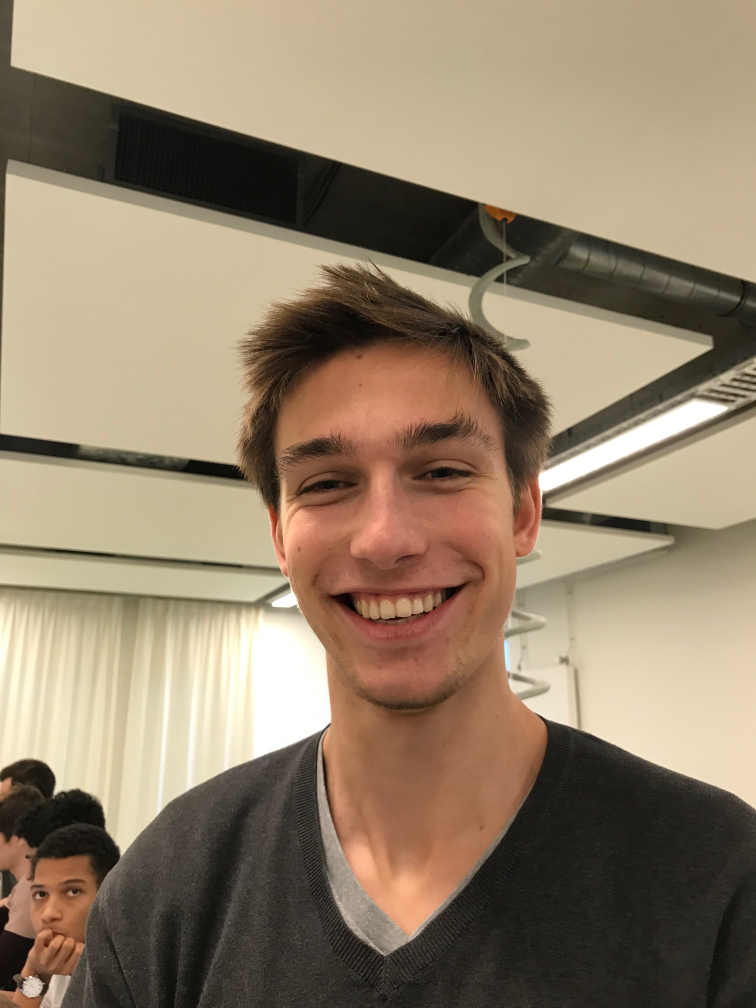
#> input picture Data/database/test/Alexis/Alexis1.JPG, 3024 x 4032 px, given in place of the camera (shown at 1/4 size)
$ python gesture_detector.py   (older library calls are emulated)
#> lines starting #> are read from the running program, lines starting #| are printed output that depends on the picture; after the words box and inside, x2 and y2 are one past the last pixel; in counts of white or black regions, pixels touching at a corner belong together
#> further down, frame is the input picture: shape (4032, 3024, 3); mean B, G, R 106.8, 129.2, 147.4
import cv2
import numpy as np
import math
import imutils
import argparse

print('Hello')

cap = cv2.VideoCapture(0)


lower = np.array([0, 48, 80], dtype = "uint8")       #Define the range of colors that seems to be skin color
upper = np.array([20, 255, 255], dtype = "uint8")

def skin_detector(grabbed,frame): #define a function to blur the "non-skin" pixels
#> called with grabbed = True
    frame = imutils.resize(frame, width = 400)
#> frame: shape (533, 400, 3)
    converted = cv2.cvtColor(frame, cv2.COLOR_BGR2HSV)
#> converted: shape (533, 400, 3); mean H, S, V 19.1, 71.1, 147.4
    skinMask = cv2.inRange(converted, lower, upper)
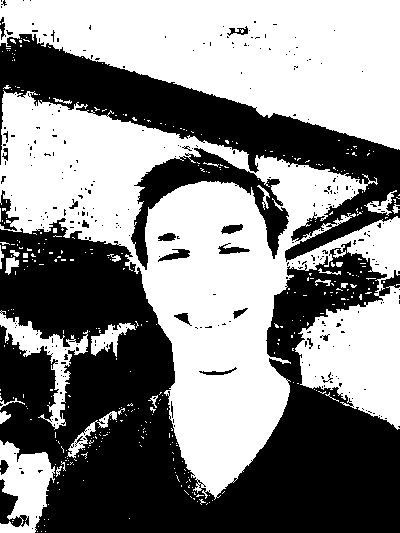
#> skinMask: shape (533, 400); 53.2% white; 316 black regions (292 under 20 px), largest, box (x1, y1, x2, y2) and area: (0, 218, 400, 533) 69212, (0, 34, 400, 262) 22310, (131, 148, 289, 270) 5054
    kernel = cv2.getStructuringElement(cv2.MORPH_ELLIPSE, (11, 11))
    skinMask = cv2.erode(skinMask, kernel, iterations = 2)
#> skinMask: shape (533, 400); 23.9% white; 15 white regions (5 under 20 px), largest, box (x1, y1, x2, y2) and area: (13, 0, 400, 140) 23715, (152, 191, 279, 482) 16548, (319, 310, 400, 416) 4100
    skinMask = cv2.dilate(skinMask, kernel, iterations = 2)
#> skinMask: shape (533, 400); 41.7% white; 7 white regions, largest, box (x1, y1, x2, y2) and area: (3, 0, 400, 150) 34465, (142, 181, 289, 492) 29800, (3, 95, 167, 225) 13228
    skinMask = cv2.GaussianBlur(skinMask, (3, 3), 0)
    skin = cv2.bitwise_and(frame, frame, mask = skinMask)
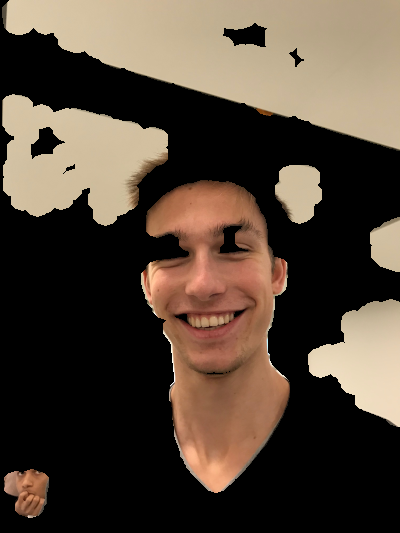
#> skin: shape (533, 400, 3); mean of channels 0, 1, 2 55.6, 68.4, 81.9; drawn as B, G, R
    new_frame = np.hstack([frame, skin])
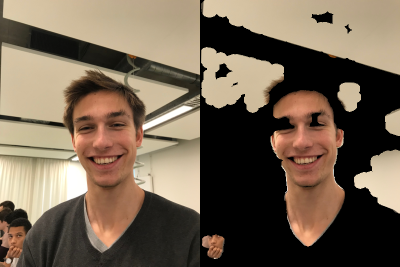
#> new_frame: shape (533, 800, 3) (shown at 1/2 size); mean of channels 0, 1, 2 81.2, 98.8, 114.6; drawn as B, G, R
    return ret, new_frame

#Counts the time when someone closes his hand
picture_frames = 0

#Counts the number of pictures taken
picture_taken =  0

#Counts the frames
frames_number =0

#"Date" of the last picture
last_picture = 0

while(1):
          #therefore this try error statement
    ret, frame = cap.read()
    ret, frame = skin_detector(ret,frame)
#> ret = True
    frame=cv2.flip(frame,1)
#> frame: shape (533, 800, 3)
    kernel = np.ones((3,3),np.uint8)

    #define region of interest
    roi=frame[100:300, 100:300]

    frames_number +=1

    cv2.rectangle(frame,(100,100),(300,300),(0,255,0),0)
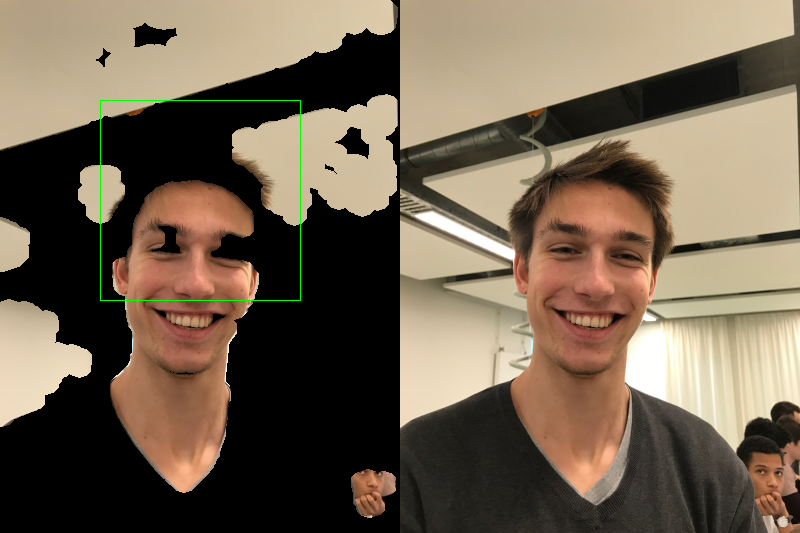
#> frame: shape (533, 800, 3); mean of channels 0, 1, 2 81.1, 99.1, 114.5; drawn as B, G, R
    hsv = cv2.cvtColor(roi, cv2.COLOR_BGR2HSV)
#> hsv: shape (200, 200, 3); mean H, S, V 6.9, 57.6, 89
#> roi: shape (200, 200, 3); mean of channels 0, 1, 2 50.4, 66.9, 86.5


    # define range of skin color in HSV
    lower_skin = np.array([0,20,70], dtype=np.uint8)
    upper_skin = np.array([20,255,255], dtype=np.uint8)

     #extract skin colur imagw
    mask = cv2.inRange(hsv, lower_skin, upper_skin)
#> mask: shape (200, 200); 48.4% white; 4 white regions, box (x1, y1, x2, y2) and area: (12, 81, 159, 200) 12709, (132, 15, 200, 126) 4939, (1, 65, 25, 124) 1024, (1, 1, 65, 19) 683


    #extrapolate the hand to fill dark spots within
    mask = cv2.dilate(mask,kernel,iterations = 4)
#> mask: shape (200, 200); 59.7% white; 2 black regions

    #blur the image
    mask = cv2.GaussianBlur(mask,(5,5),100)
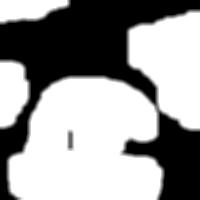
#> mask: shape (200, 200); min 0, max 255, mean 152.1


    #find contours
    _,contours,hierarchy= cv2.findContours(mask,cv2.RETR_TREE,cv2.CHAIN_APPROX_SIMPLE)
#> contours = 3 contours; box (x1, y1, x2, y2) and area: (6, 9, 200, 200) 22289, (0, 59, 31, 130) 1728, (0, 0, 71, 25) 1252

   #find contour of max area(hand)
    cnt = max(contours, key = lambda x: cv2.contourArea(x))
#> cnt = contour of 200 points, box (x1, y1, x2, y2) (6, 9, 200, 200), area 22289

    #approx the contour a little
    epsilon = 0.0005*cv2.arcLength(cnt,True)
#> epsilon = 0.451
    approx= cv2.approxPolyDP(cnt,epsilon,True)
#> approx = contour of 133 points, box (x1, y1, x2, y2) (6, 9, 200, 200), area 22296


    #make convex hull around hand
    hull = cv2.convexHull(cnt)
#> hull = contour of 17 points, box (x1, y1, x2, y2) (6, 9, 200, 200), area 26728

     #define area of hull and area of hand
    areahull = cv2.contourArea(hull)
#> areahull = 26727.5
    areacnt = cv2.contourArea(cnt)
#> areacnt = 22289

    #find the percentage of area not covered by hand in convex hull
    arearatio=((areahull-areacnt)/areacnt)*100
#> arearatio = 19.91

     #find the defects in convex hull with respect to hand
    hull = cv2.convexHull(approx, returnPoints=False)
#> hull = [132, 89, 88, 87, 85, 83, 81, 80, 61, 58, 55, 15, 13, 6, 1, 0]
    defects = cv2.convexityDefects(approx, hull)
#> defects = [[1, 6, 3, 668], [6, 13, 12, 897], [13, 15, 14, 190], [15, 55, 31, 19736], [55, 58, 57, 328], [58, 61, 59, 181], [61, 80, 75, 2633], [81, 83, 82, 226], [83, 85, 84, 186], [85, 87, 86, 284], [89, 132, 108, 14324]]

    # l = no. of defects
    l=0

    #code for finding no. of defects due to fingers
    for i in range(defects.shape[0]):
        s,e,f,d = defects[i,0]
        start = tuple(approx[s][0])
        end = tuple(approx[e][0])
        far = tuple(approx[f][0])
        pt= (100,180)


        # find length of all sides of triangle
        a = math.sqrt((end[0] - start[0])**2 + (end[1] - start[1])**2)
        b = math.sqrt((far[0] - start[0])**2 + (far[1] - start[1])**2)
        c = math.sqrt((end[0] - far[0])**2 + (end[1] - far[1])**2)
        s = (a+b+c)/2
        ar = math.sqrt(s*(s-a)*(s-b)*(s-c))

        #distance between point and convex hull
        d=(2*ar)/a

        # apply cosine rule here
        angle = math.acos((b**2 + c**2 - a**2)/(2*b*c)) * 57


        # ignore angles > 90 and ignore points very close to convex hull(they generally come due to noise)
        if angle <= 90 and d>30:
            l += 1
            cv2.circle(roi, far, 3, [255,0,0], -1)   #draw lines around hand
            cv2.line(roi,start, end, [0,255,0], 2)
#> this loop made 11 passes
#> (e, f, start, end, far, a) on passes 1 to 7: (6, 3, (186, 9), (163, 15), (181, 13), 23.77), (13, 12, (163, 15), (138, 22), (151, 22), 25.96), (15, 14, (138, 22), (128, 26), (130, 26), 10.77), (55, 31, (128, 26), (50, 81), (154, 102), 95.44), (58, 57, (50, 81), (44, 86), (46, 86), 7.81), (61, 59, (44, 86), (39, 91), (44, 87), 7.07), (80, 75, (39, 91), (6, 157), (22, 148), 73.79)
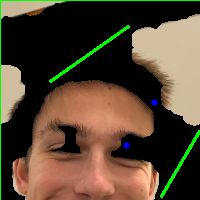
#> roi: shape (200, 200, 3); mean of channels 0, 1, 2 50.8, 70.6, 86.5; drawn as B, G, R
#> after the loop, l = 2


    l+=1
#> l = 3

        #print corresponding gestures which are in their ranges
    font = cv2.FONT_HERSHEY_SIMPLEX
#> font = 0
    cv2.putText(frame,'Pictures taken : {}'.format(picture_taken),(500,250), font, 1, (255,255,0), 3, cv2.LINE_AA) #Shows the number of pictures taken
    if l==1:
            if areacnt<2000:
                cv2.putText(frame,'Put hand in the box',(0,50), font, 2, (0,0,255), 3, cv2.LINE_AA)#Tells the user to put his hand in the box
            else:
                if arearatio<12: #first case of recognizing a closed fist
                    picture_frames += 1 #implement in order to see how much time the fist is closed
                    if frames_number-last_picture>100 and picture_taken >50 : #if the fist is closed long enough and the last picture is old, it takes a picture
                        cv2.putText(frame,'Picture taken',(0,50), font, 2, (0,0,255), 3, cv2.LINE_AA)
                        picture_taken +=1
                        picture_frames = 0 #Reset
                        last_picture = frames_number #memorize the frame number of the last picture
                    else:
                        cv2.putText(frame,'Take a picture',(0,50), font, 2, (0,0,255), 3, cv2.LINE_AA)
                elif arearatio<17.5: #second case of recognizing a closed fist
                    picture_frames += 1
                    if frames_number-last_picture>100 and picture_frames >50 :
                        cv2.putText(frame,'Picture taken',(0,50), font, 2, (0,0,255), 3, cv2.LINE_AA)
                        picture_frames = 0
                        picture_taken += 1
                        last_picture = frames_number
                    else :
                        cv2.putText(frame,'Take a picture',(0,50), font, 2, (0,0,255), 3, cv2.LINE_AA)

    elif l==2: #The hand seems to be open
            cv2.putText(frame,'Say Hello',(0,50), font, 2, (0,0,255), 3, cv2.LINE_AA)
            if picture_frames >0 :
                picture_frames -= 1 #decrease to reset continuously

    elif l==3: #The hand seems to be open
              if arearatio<27:
                    cv2.putText(frame,'Say Hello',(0,50), font, 2, (0,0,255), 3, cv2.LINE_AA)
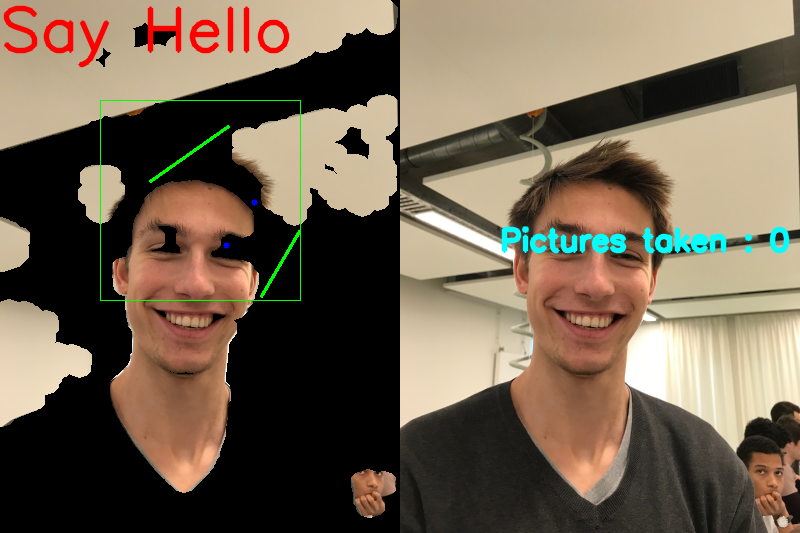
#> frame: shape (533, 800, 3); mean of channels 0, 1, 2 81.3, 99.2, 114.2; drawn as B, G, R
                    if picture_frames > 0:
                        picture_frames -=1
              # [8 lines of commented-out code are left out]

    elif l==6:
            cv2.putText(frame,'reposition',(0,50), font, 2, (0,0,255), 3, cv2.LINE_AA)

    else :
            cv2.putText(frame,'reposition',(10,50), font, 2, (0,0,255), 3, cv2.LINE_AA)

        #show the windows
    #cv2.imshow('mask',mask)
    cv2.imshow('frame',frame)
    k = cv2.waitKey(5) & 0xFF
#> (key Esc is pressed here)
          #Ends the program if the user press "Escape"
    if k == 27:
        break

cv2.destroyAllWindows()
cap.release()

$ run again, on Data/database/test/Alexis/Alexis2.JPG
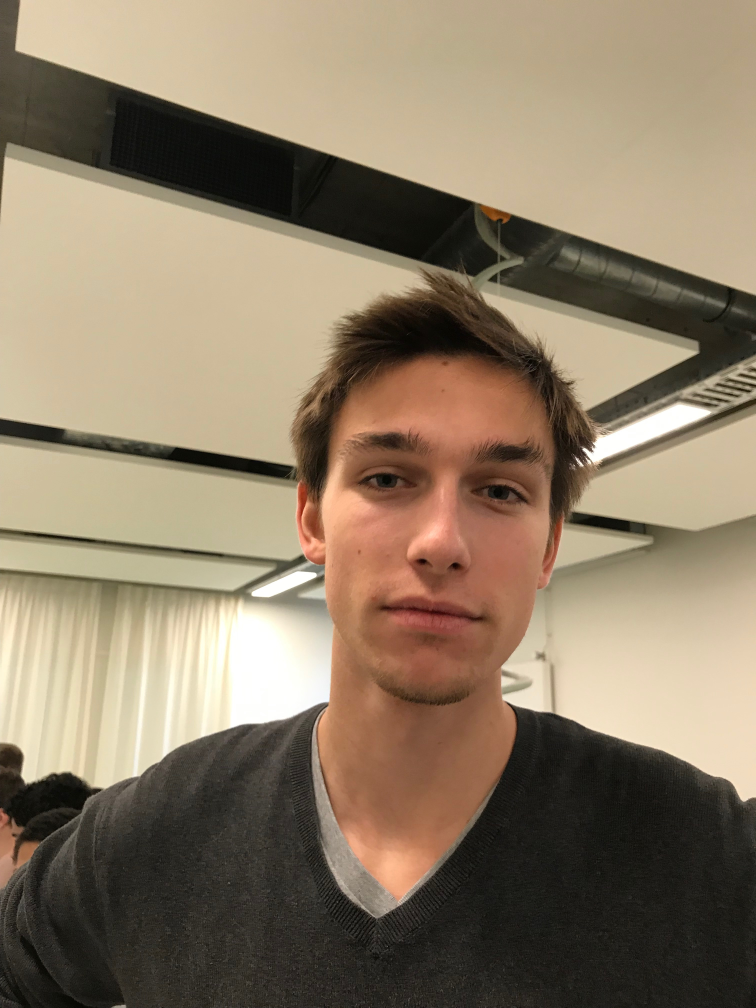
#> input picture Data/database/test/Alexis/Alexis2.JPG, 3024 x 4032 px, given in place of the camera (shown at 1/4 size)
#> frame is the input picture: shape (4032, 3024, 3); mean B, G, R 102.8, 124.4, 140.7
#> converted: shape (533, 400, 3); mean H, S, V 19.9, 68.8, 140.8
#> in skin_detector, `skinMask = cv2.inRange(converted, lower, upper)`:
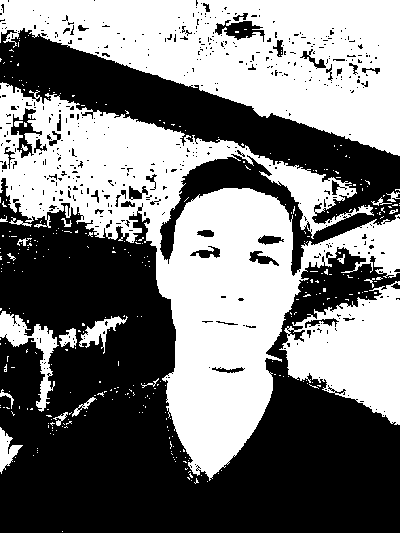
#> skinMask: shape (533, 400); 48% white; 345 white regions (322 under 20 px), largest, box (x1, y1, x2, y2) and area: (0, 82, 400, 481) 53482, (0, 0, 400, 156) 34328, (279, 281, 400, 425) 9936
#> ret = True
#> hsv: shape (200, 200, 3); mean H, S, V 6, 51.4, 78.8
#> contours = 3 contours; box (x1, y1, x2, y2) and area: (0, 60, 150, 200) 16054, (109, 10, 200, 79) 5097, (0, 0, 73, 29) 1354
#> cnt = contour of 94 points, box (x1, y1, x2, y2) (0, 60, 150, 200), area 16054
#> epsilon = 0.282
#> approx = contour of 88 points, box (x1, y1, x2, y2) (0, 60, 150, 200), area 16054
#> `hull = cv2.convexHull(cnt)`: hull = contour of 14 points, box (x1, y1, x2, y2) (0, 60, 150, 200), area 17065
#> areahull = 17065
#> areacnt = 16053.5
#> arearatio = 6.3
#> `hull = cv2.convexHull(approx, returnPoints=False)`: hull = [87, 85, 63, 57, 53, 52, 46, 28, 27, 25, 21, 20, 19, 0]
#> defects = [[0, 19, 3, 1280], [21, 25, 22, 211], [25, 27, 26, 210], [28, 46, 39, 2442], [46, 52, 51, 485], [53, 57, 56, 213], [57, 63, 60, 297], [63, 85, 82, 5897], [85, 87, 86, 162]]
#> the loop `for i in range(defects.shape[0]):` made 9 passes
#> (e, f, start, end, far, a) on passes 1 to 7: (19, 3, (0, 60), (0, 199), (5, 110), 139), (25, 22, (146, 198), (148, 191), (146, 195), 7.28), (27, 26, (148, 191), (149, 185), (148, 186), 6.08), (46, 39, (149, 161), (129, 113), (132, 145), 52), (52, 51, (129, 113), (122, 100), (122, 104), 14.76), (57, 56, (118, 96), (112, 92), (115, 95), 7.21), (63, 60, (112, 92), (101, 87), (107, 91), 12.08)
#> after the loop `for i in range(defects.shape[0]):`: l = 0
#> `l+=1`: l = 1
#> font = 0
#> `cv2.putText(frame,'Take a picture',(0,50), font, 2, (0,0,255), 3, cv2...`:
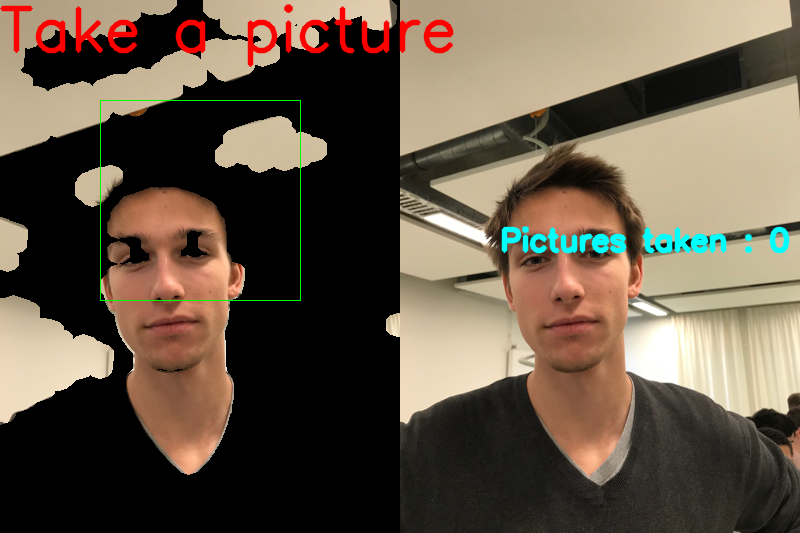
#> frame: shape (533, 800, 3); mean of channels 0, 1, 2 71.7, 87.3, 101.1; drawn as B, G, R

$ run again, on Data/database/test/Alexis/Alexis3.JPG
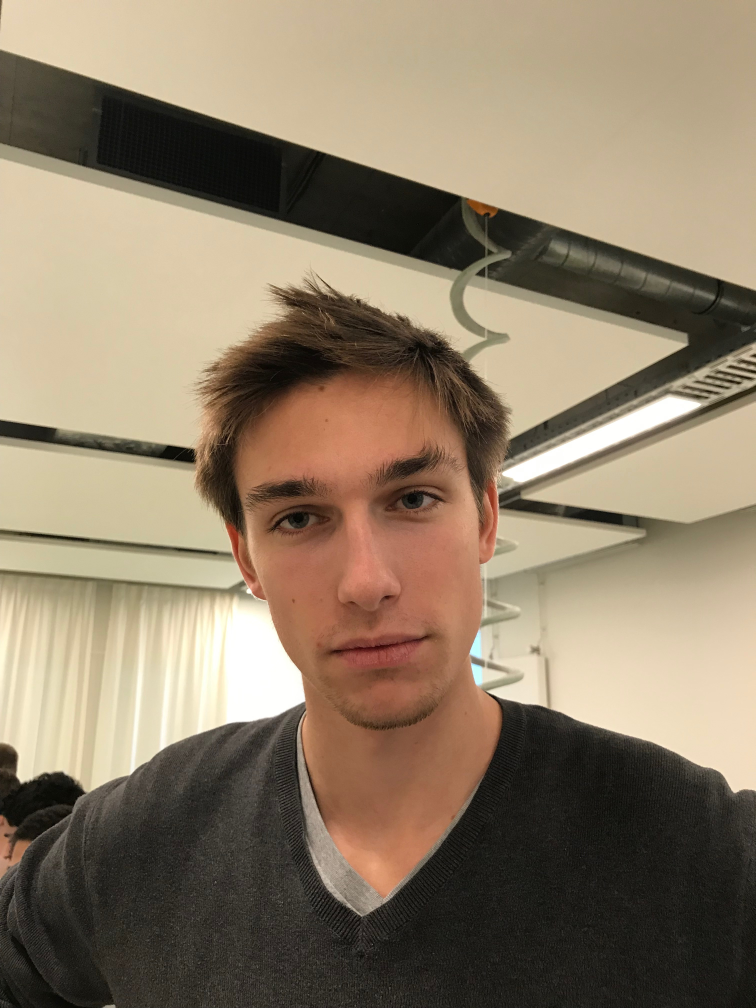
#> input picture Data/database/test/Alexis/Alexis3.JPG, 3024 x 4032 px, given in place of the camera (shown at 1/4 size)
#> frame is the input picture: shape (4032, 3024, 3); mean B, G, R 104.3, 125.9, 142.1
#> converted: shape (533, 400, 3); mean H, S, V 19.8, 67.6, 142.1
#> ret = True
#> hsv: shape (200, 200, 3); mean H, S, V 5.9, 48.8, 75.2
#> contours = 5 contours; box (x1, y1, x2, y2) and area: (29, 89, 200, 200) 14818, (138, 12, 200, 94) 4078, (0, 54, 36, 125) 2136, (0, 0, 70, 26) 1286, (79, 150, 88, 162) 70
#> cnt = contour of 143 points, box (x1, y1, x2, y2) (29, 89, 200, 200), area 14818
#> epsilon = 0.315
#> approx = contour of 131 points, box (x1, y1, x2, y2) (29, 89, 200, 200), area 14818
#> `hull = cv2.convexHull(cnt)`: hull = contour of 18 points, box (x1, y1, x2, y2) (29, 89, 200, 200), area 16340
#> areahull = 16339.5
#> areacnt = 14818.5
#> arearatio = 10.26
#> `hull = cv2.convexHull(approx, returnPoints=False)`: hull = 18 values, max 111 at index 0, min 0 at index 17, mean 53.28
#> defects = [[111, 0, 124, 2603], [1, 3, 2, 229], [3, 5, 4, 285], [8, 48, 19, 12418], [50, 89, 58, 4839], [89, 91, 90, 234], [92, 94, 93, 162], [94, 98, 97, 202], [98, 100, 99, 114], [100, 107, 104, 256], [107, 111, 109, 181]]
#> the loop `for i in range(defects.shape[0]):` made 11 passes
#> (e, f, start, end, far, a) on passes 1 to 6: (0, 124, (57, 104), (29, 163), (45, 153), 65.31), (3, 2, (29, 183), (30, 193), (30, 184), 10.05), (5, 4, (30, 193), (32, 198), (32, 195), 5.39), (48, 19, (183, 198), (199, 134), (141, 166), 65.97), (89, 58, (198, 99), (124, 90), (173, 115), 74.55), (91, 90, (124, 90), (112, 89), (113, 90), 12.04)
#> after the loop `for i in range(defects.shape[0]):`:
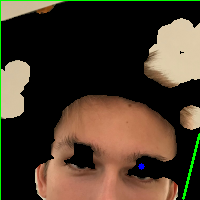
#> roi: shape (200, 200, 3); mean of channels 0, 1, 2 42.5, 58.1, 72.7; drawn as B, G, R
#> after the loop `for i in range(defects.shape[0]):`: l = 1
#> `l+=1`: l = 2
#> font = 0
#> `cv2.putText(frame,'Say Hello',(0,50), font, 2, (0,0,255), 3, cv2.LINE_..`:
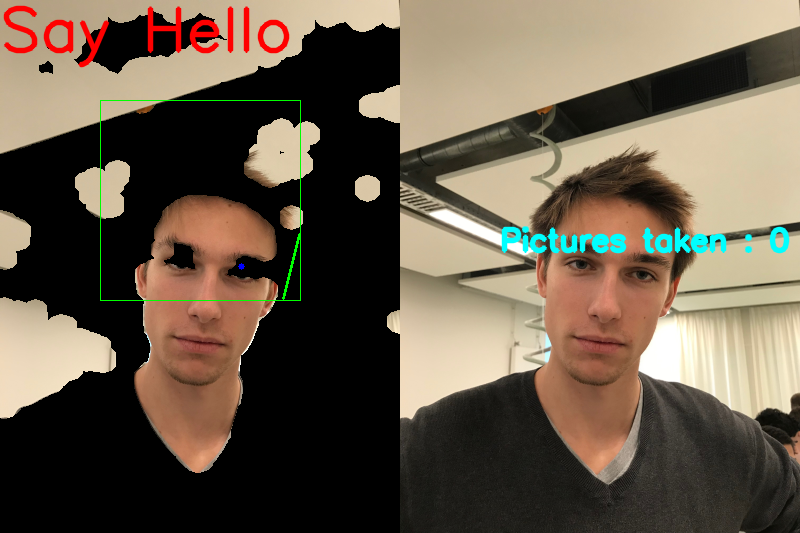
#> frame: shape (533, 800, 3); mean of channels 0, 1, 2 75.2, 91.3, 104.3; drawn as B, G, R
